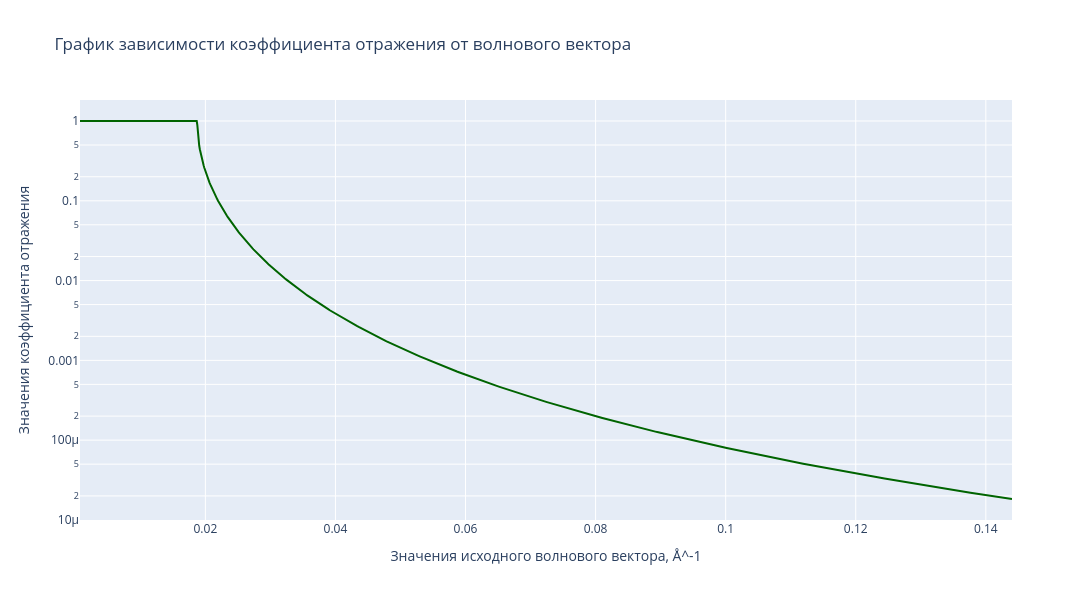

Notebook source saved alongside this figure:
### Code cell
from plotting import *

# Построение графиков
plot_reflection_vs_wavevector(r, q, Ndots)

### Figure 1 — Plotly figure (JSON) as saved in the notebook; plotly's stock layout.template omitted (floating-point values rounded to 4 significant figures; data arrays with more than 128 entries replaced by an {"elided": "..."} marker saying what was removed)
{"data": [{"marker": {"color": "darkgreen", "opacity": 1, "size": 2.2}, "mode": "lines", "type": "scatter", "x": {"elided": "1050 float values"}, "y": {"elided": "1050 float values"}}], "layout": {"height": 600, "title": {"text": "График зависимости коэффициента отражения от волнового вектора"}, "width": 1440, "xaxis": {"title": {"text": "Значения исходного волнового вектора, Å^-1"}}, "yaxis": {"title": {"text": "Значения коэффициента отражения"}, "type": "log"}}}
